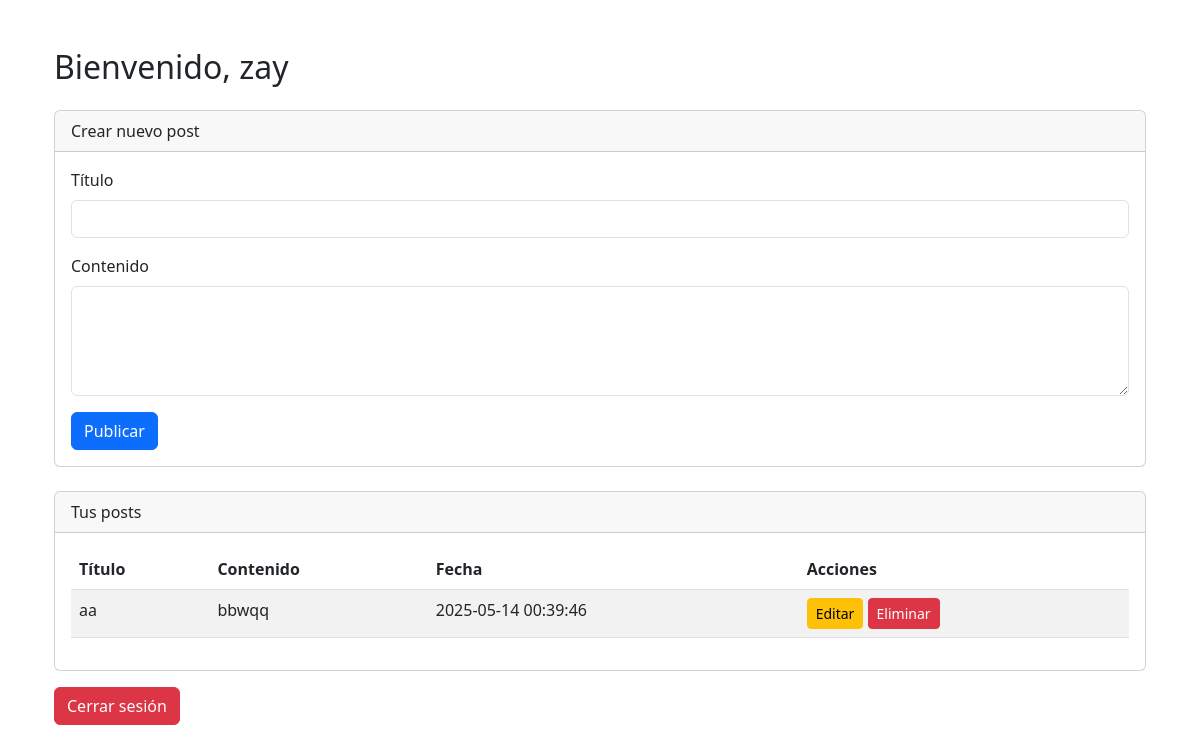
/dashboard (signed in), run on the app's committed database.
### tables this page shows
CREATE TABLE users (
            id INTEGER PRIMARY KEY AUTOINCREMENT,
            username TEXT UNIQUE NOT NULL,
            password_hash TEXT NOT NULL,
            created_at TIMESTAMP DEFAULT CURRENT_TIMESTAMP
        );

CREATE TABLE posts (
            id INTEGER PRIMARY KEY AUTOINCREMENT,
            title TEXT NOT NULL,
            content TEXT NOT NULL,
            user_id INTEGER NOT NULL,
            created_at TIMESTAMP DEFAULT CURRENT_TIMESTAMP,
            FOREIGN KEY (user_id) REFERENCES users (id)
    );

### app.py (the view)
@app.route('/dashboard', methods=['GET', 'POST'])
@login_required
def dashboard():
    conn = sqlite3.connect('blog.db')
    c = conn.cursor()
    if request.method == 'POST':
        title = request.form['title']
        content = request.form['content']
        c.execute('INSERT INTO posts (title, content, user_id) VALUES (?, ?, ?)',
                  (title, content, current_user.id))
        conn.commit()
    c.execute('SELECT id, title, content, created_at FROM posts WHERE user_id = ?', (current_user.id,))
    posts = [dict(id=row[0], title=row[1], content=row[2], created_at=row[3]) for row in c.fetchall()]
    conn.close()
    return render_template('dashboard.html', username=current_user.username, posts=posts)

### app.py (called while the page is built)
def get_db_connection():
    conn = sqlite3.connect('blog.db')
    conn.row_factory = sqlite3.Row
    return conn

@login_manager.user_loader
def load_user(user_id):
    return User.get_by_id(user_id)

    @staticmethod
    def get_by_id(user_id):
        conn = get_db_connection()
        user = conn.execute('SELECT * FROM users WHERE id = ?', (user_id,)).fetchone()
        conn.close()
        if user:
            return User(user['id'], user['username'], user['password_hash'])
        return None

### templates/dashboard.html (shortened to what this page needs)
{% extends 'base.html' %}
{% block content %}
<div class="container mt-4">
    <h2 class="mb-4">Bienvenido, {{ username }}</h2>
    <div class="card mb-4">
        <div class="card-header">Crear nuevo post</div>
        <div class="card-body">
            <form method="POST" action="{{ url_for('dashboard') }}">
                <div class="mb-3">
                    <label for="title" class="form-label">Título</label>
                    <input type="text" name="title" class="form-control" required>
                </div>
                <div class="mb-3">
                    <label for="content" class="form-label">Contenido</label>
                    <textarea name="content" class="form-control" rows="4" required></textarea>
                </div>
                <button type="submit" class="btn btn-primary">Publicar</button>
            </form>
        </div>
    </div>
    <div class="card">
        <div class="card-header">Tus posts</div>
        <div class="card-body">
            {% if posts %}
                <table class="table table-striped">
                    <thead>
                        <tr>
                            <th>Título</th>
                            <th>Contenido</th>
                            <th>Fecha</th>
                            <th>Acciones</th>
                        </tr>
                    </thead>
                    <tbody>
                        {% for post in posts %}
                        <tr>
                            <td>{{ post.title }}</td>
                            <td>{{ post.content }}</td>
                            <td>{{ post.created_at }}</td>
                            <td>
                                <a href="{{ url_for('edit_post', post_id=post.id) }}" class="btn btn-sm btn-warning">Editar</a>
                                <a href="{{ url_for('delete_post', post_id=post.id) }}" class="btn btn-sm btn-danger">Eliminar</a>
                            </td>
                        </tr>
                        {% endfor %}
                    </tbody>
                </table>
            {% else %}
                <p>No has creado ningún post todavía.</p>
            {% endif %}
        </div>
    </div>
    <div class="mt-3">
        <a href="{{ url_for('logout') }}" class="btn btn-danger" onclick="return confirmLogout()">Cerrar sesión</a>
    </div>
</div>
{% endblock %}

### data on the page
users: username "zay"
posts: title "aa", content "bbwqq", created_at "2025-05-14 00:39:46"
